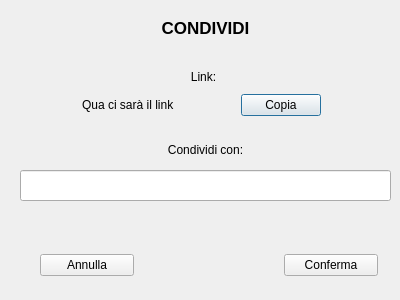
<?xml version="1.0" encoding="UTF-8"?>
<ui version="4.0">
 <class>Condividi</class>
 <widget class="QDialog" name="Condividi">
  <property name="geometry">
   <rect>
    <x>0</x>
    <y>0</y>
    <width>400</width>
    <height>300</height>
   </rect>
  </property>
  <property name="windowTitle">
   <string>Dialog</string>
  </property>
  <widget class="QLabel" name="label">
   <property name="geometry">
    <rect>
     <x>110</x>
     <y>20</y>
     <width>191</width>
     <height>16</height>
    </rect>
   </property>
   <property name="font">
    <font>
     <pointsize>13</pointsize>
     <weight>75</weight>
     <bold>true</bold>
    </font>
   </property>
   <property name="text">
    <string>CONDIVIDI</string>
   </property>
   <property name="alignment">
    <set>Qt::AlignCenter</set>
   </property>
  </widget>
  <widget class="QLabel" name="label_2">
   <property name="geometry">
    <rect>
     <x>180</x>
     <y>70</y>
     <width>47</width>
     <height>13</height>
    </rect>
   </property>
   <property name="text">
    <string>Link:</string>
   </property>
   <property name="alignment">
    <set>Qt::AlignCenter</set>
   </property>
  </widget>
  <widget class="QLabel" name="label_4">
   <property name="geometry">
    <rect>
     <x>130</x>
     <y>140</y>
     <width>151</width>
     <height>20</height>
    </rect>
   </property>
   <property name="text">
    <string>Condividi con:</string>
   </property>
   <property name="alignment">
    <set>Qt::AlignCenter</set>
   </property>
  </widget>
  <widget class="QLineEdit" name="condividiB">
   <property name="geometry">
    <rect>
     <x>20</x>
     <y>170</y>
     <width>371</width>
     <height>31</height>
    </rect>
   </property>
  </widget>
  <widget class="QWidget" name="layoutWidget">
   <property name="geometry">
    <rect>
     <x>80</x>
     <y>90</y>
     <width>241</width>
     <height>31</height>
    </rect>
   </property>
   <layout class="QHBoxLayout" name="horizontalLayout" stretch="0,0">
    <property name="spacing">
     <number>25</number>
    </property>
    <item>
     <widget class="QLineEdit" name="url">
      <property name="enabled">
       <bool>true</bool>
      </property>
      <property name="cursor">
       <cursorShape>ArrowCursor</cursorShape>
      </property>
      <property name="mouseTracking">
       <bool>false</bool>
      </property>
      <property name="autoFillBackground">
       <bool>false</bool>
      </property>
      <property name="styleSheet">
       <string notr="true">background: transparent;</string>
      </property>
      <property name="inputMask">
       <string/>
      </property>
      <property name="text">
       <string>Qua ci sarà il link</string>
      </property>
      <property name="frame">
       <bool>false</bool>
      </property>
      <property name="echoMode">
       <enum>QLineEdit::Normal</enum>
      </property>
      <property name="readOnly">
       <bool>true</bool>
      </property>
     </widget>
    </item>
    <item>
     <widget class="QPushButton" name="copia">
      <property name="text">
       <string>Copia</string>
      </property>
     </widget>
    </item>
   </layout>
  </widget>
  <widget class="QWidget" name="layoutWidget">
   <property name="geometry">
    <rect>
     <x>40</x>
     <y>250</y>
     <width>338</width>
     <height>30</height>
    </rect>
   </property>
   <layout class="QHBoxLayout" name="horizontalLayout_2">
    <property name="spacing">
     <number>150</number>
    </property>
    <item>
     <widget class="QPushButton" name="annulla">
      <property name="text">
       <string>Annulla</string>
      </property>
     </widget>
    </item>
    <item>
     <widget class="QPushButton" name="conferma">
      <property name="text">
       <string>Conferma</string>
      </property>
     </widget>
    </item>
   </layout>
  </widget>
 </widget>
 <resources/>
 <connections/>
</ui>
